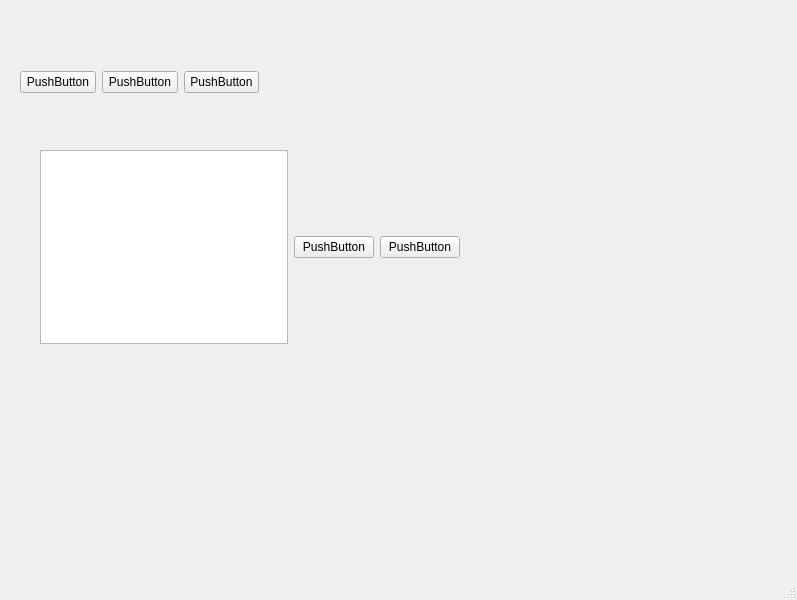
<?xml version="1.0" encoding="UTF-8"?>
<ui version="4.0">
 <class>MainWindow</class>
 <widget class="QMainWindow" name="MainWindow">
  <property name="geometry">
   <rect>
    <x>0</x>
    <y>0</y>
    <width>797</width>
    <height>600</height>
   </rect>
  </property>
  <property name="windowTitle">
   <string>MainWindow</string>
  </property>
  <widget class="QWidget" name="centralwidget">
   <widget class="QWidget" name="">
    <property name="geometry">
     <rect>
      <x>20</x>
      <y>70</y>
      <width>239</width>
      <height>25</height>
     </rect>
    </property>
    <layout class="QHBoxLayout" name="horizontalLayout">
     <item>
      <widget class="QPushButton" name="pushButton">
       <property name="text">
        <string>PushButton</string>
       </property>
      </widget>
     </item>
     <item>
      <widget class="QPushButton" name="pushButton_2">
       <property name="text">
        <string>PushButton</string>
       </property>
      </widget>
     </item>
     <item>
      <widget class="QPushButton" name="pushButton_3">
       <property name="text">
        <string>PushButton</string>
       </property>
      </widget>
     </item>
    </layout>
   </widget>
   <widget class="QWidget" name="">
    <property name="geometry">
     <rect>
      <x>40</x>
      <y>150</y>
      <width>420</width>
      <height>194</height>
     </rect>
    </property>
    <layout class="QHBoxLayout" name="horizontalLayout_2">
     <item>
      <widget class="QTextEdit" name="textEdit"/>
     </item>
     <item>
      <widget class="QPushButton" name="pushButton_4">
       <property name="text">
        <string>PushButton</string>
       </property>
      </widget>
     </item>
     <item>
      <widget class="QPushButton" name="pushButton_5">
       <property name="text">
        <string>PushButton</string>
       </property>
      </widget>
     </item>
    </layout>
   </widget>
  </widget>
  <widget class="QMenuBar" name="menubar">
   <property name="geometry">
    <rect>
     <x>0</x>
     <y>0</y>
     <width>797</width>
     <height>22</height>
    </rect>
   </property>
  </widget>
  <widget class="QStatusBar" name="statusbar"/>
 </widget>
 <resources/>
 <connections/>
</ui>
